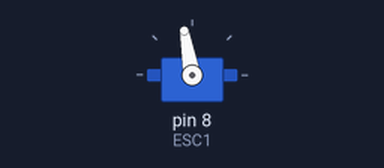
A sketch run on a simulated Arduino Uno, built with avr-gcc and run on an emulated ATmega328P. Parts: servo.

Above: at 5.05 s.
At 24.95 s:
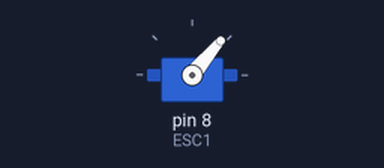
Timing chart, 0 to 31.0 s (numbered marks = the images above):
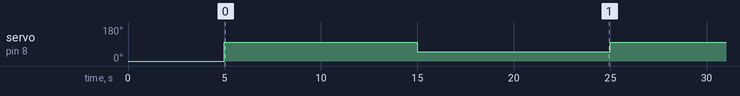

The sketch:

ESC-Brushless-Motor.ino
```cpp
#include <Servo.h> //Hinzufügen der Servobibliothek. Diese Bibliothek wird verwendet, da ein ESC aus elektrischer Sicht in gleicher Weise wie ein Servo angesteuert wird.
Servo ESC1;     // Der ESC-Controller (Electronic Speed Controller bzw. elektronischer Fahrtregler) wird als Objekt mit dem Namen "ESC" festgelegt.
Servo ESC2;
Servo ESC3;
Servo ESC4;

int analogPin = A0;

int val = -1;

void setup()
{

  Serial.begin(9600);

  // Der ESC wird im Setup genauer definiert.
  ESC1.attach(8); // Die drei Werte bedeuten Pin, minimale Pulsweite und maximale Pulsweite in Mikrosekunden. 1000 und 2000 sind dabei Standartwerte, die sich fpr die meisten Speedcontroller eignen. Wenn es mit diesen Werten nicht funktioniert, müssen die Werte des verwendeten ESC recherchiert und eingesetzt werden.
  ESC1.write(0);
  delay(5000);
}
void loop()
{


  ESC1.write(100);

  delay(10000);

  ESC1.write(50);
  delay(10000);
}
```

Measured:
- by itself, servo on pin 8 (ESC1): alternates 100° for 10.0 s and 50° for 10.0 s
